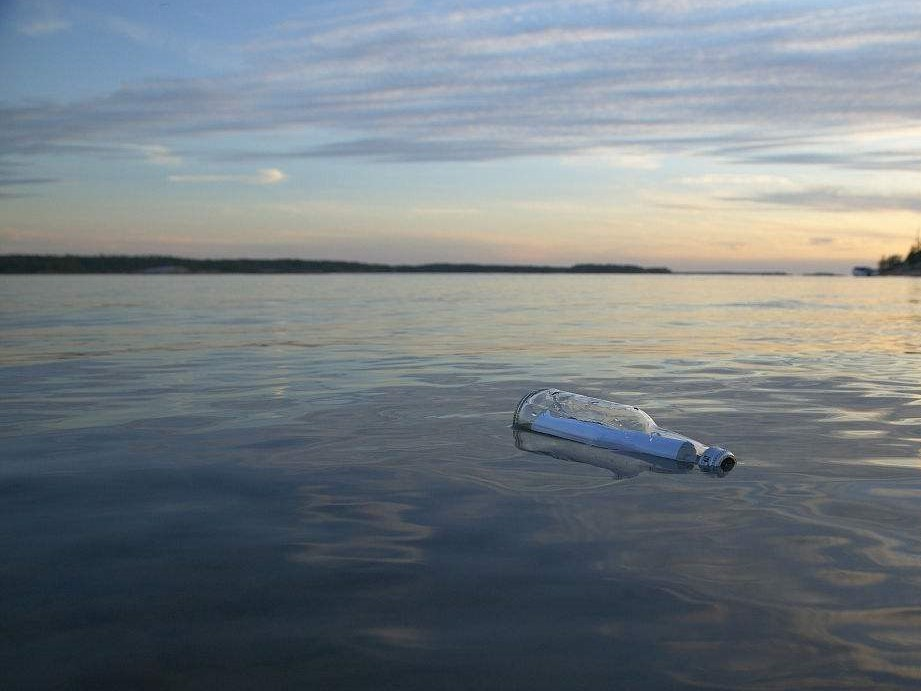
//> input picture 1.jpg, 921 x 691 px
$ ./main_arm   (built with g++ and OpenCV 4)
//> lines starting //> are read from the running program, lines starting //| are printed output that depends on the picture; after the words box and inside, x2 and y2 are one past the last pixel; in counts of white or black regions, pixels touching at a corner belong together
#include <string>
#include <list>
#include <vector>
#include <map>
#include <stack>

#include<opencv2/core.hpp>
#include<opencv2/highgui.hpp>
#include<opencv2/imgproc.hpp>

#include<iostream>
#include<ctime>


using namespace std;
using namespace cv;

void DrawSelectLines( Mat& dst, vector<Vec2f> lines);
Mat ROImask(Mat src, vector<Vec2f> prunedLines);
Mat OstuSeg(Mat src);
Mat SobelSeg(Mat src);
Mat Morph(Mat src);
vector<Mat> EdgeSegHSV(Mat src_H, Mat src_S, Mat src_V, vector<Vec2f> lines);
Mat VergeHSV(Mat src_H, Mat src_S, Mat src_V);
void bwLabel(const Mat& imgBw, Mat& imgLabeled);
Mat LargestArea(Mat src);
Point2f findCentroid(Mat src);
void clearLeastArea(Mat& src);


int main(int argc, char** argv) {
/*-------------------计算程序的运行时间------------------*/
	clock_t startTime,endTime;
	startTime = clock();
/*--------------------图像读取和预处理-------------------*/
	Mat img_src = imread("1.jpg");
//> img_src is the input picture: 691 rows x 921 cols, CV_8UC3; mean B, G, R 130.2, 124.6, 116.4

	if (img_src.empty()) {
		cout << "the picture can not be loaded" << endl;
		return 0;
	}
	else {
		//cvtColor(img_src, img_src, CV_BGR2RGB);
	}

	Mat img_src_cprs;
	resize(img_src, img_src_cprs, Size(400, 300)); //高斯金字塔

	Mat img_riverroc;
	img_src_cprs.copyTo(img_riverroc);

	Mat img_riverroc_3u;
	img_riverroc.copyTo(img_riverroc_3u);  //河岸线检测的时候保存的RGB副本

	Mat img_riverroc_rslt;
	img_src_cprs.copyTo(img_riverroc_rslt); //河岸检测线

	//imshow("tmp",img_riverroc);


/*----------------------河岸线检测----------------------*/
    cvtColor(img_riverroc, img_riverroc, CV_RGB2GRAY); //图片黑白处理
	//equalizeHist(img_riverroc, img_riverroc);
	GaussianBlur(img_riverroc, img_riverroc, Size(5, 5), 0, 0, BORDER_DEFAULT); //高斯降噪

	//imshow("GaussianBlurAndGrayAndEqual", img_riverroc);


	//边缘检测
	Canny(img_riverroc, img_riverroc, 30, 80 ,3); //canny边缘算法
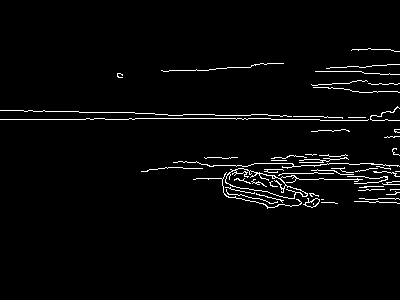
//> img_riverroc: 300 rows x 400 cols, CV_8UC1; 2.8% white in thin lines or dots, all inside (x1, y1, x2, y2) = (0, 48, 400, 209)
	// [9 lines of commented-out code are left out]
	vector<Vec2f> lines;     //检测到的水岸线
	vector<Vec2f> prunedLines;  //筛选过后的角度
	HoughLines(img_riverroc, lines, 1, CV_PI / 90, 110, 0, 0); //霍夫变换
//> lines = 2 lines (rho, theta): [119, 1.57], [109, 1.61]
	cout << "lines:" << lines.size() << endl;
//| lines:2

	//筛选直线角度

	for (int i = 1; i < lines.size(); i++) {
		float rho = lines[i][0], theta = lines[i][1];
		if (1) {
			prunedLines.push_back(lines[i]);
		}
	}
//> this loop made 1 pass

	//绘制直线
	DrawSelectLines(img_riverroc_3u, prunedLines);
//> the loop in DrawSelectLines, `for (size_t i = 0; i < lines.size(); i++)` made 1 pass
//> (rho, theta, a, b, x0, y0) on pass 1: (109, 1.61, -0.0349, 0.999, -3.8, 108.9)
//> after the loop in DrawSelectLines, `for (size_t i = 0; i < lines.size(); i++)`: dst: 300 rows x 400 cols, CV_8UC3; mean B, G, R 129.8, 124.4, 116.6

	cout <<"prunedLines:"<<prunedLines.size() << endl;
//| prunedLines:1
	//imshow("lines", img_riverroc_3u);

	//ROI区域的提取
	Mat mask;
	mask = ROImask(img_riverroc_3u, prunedLines);
//> the loop in ROImask, `for (size_t i = 0; i < prunedLines.size(); i++)` made 1 pass
//> after the loop in ROImask, `for (size_t i = 0; i < prunedLines.size(); i++)`:
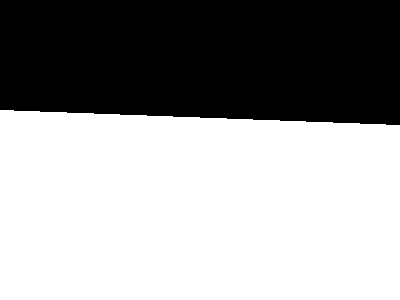
//> mask: 300 rows x 400 cols, CV_8UC1; 60.8% white; 1 black region, box (x1, y1, x2, y2) and area: (0, 0, 400, 125) 47000
	cvtColor(mask, mask, CV_GRAY2BGR);
	bitwise_and(img_riverroc_rslt, mask, img_riverroc_rslt);

	//imshow("riverroc_rslt", img_riverroc_rslt);    //显示相关内容
/*-----------------------目标检测-----------------------*/
	//准备阶段定义主要图片
	Mat target_roc;
	img_riverroc_rslt.copyTo(target_roc);
	// [7 lines of commented-out code are left out]
	Mat target_roc_hsv;
	cvtColor(target_roc, target_roc_hsv, CV_BGR2HSV_FULL);     //图像颜色转换
//> target_roc_hsv: 300 rows x 400 cols, CV_8UC3; mean H, S, V 77.6, 35.7, 62.2

	vector<Mat> channel_hsv;

	split(target_roc, channel_hsv);

	//显示三个通道颜色
	Mat target_H = channel_hsv.at(0);
	Mat target_S = channel_hsv.at(1);
	Mat target_V = channel_hsv.at(2);

	//imshow("H", target_H);
	//imshow("S", target_S);
	//imshow("V", target_V);


	//进行各个通道的分离后进行边缘信息筛查
	vector<Mat> target_edges = EdgeSegHSV(target_H, target_S, target_V, prunedLines);
//> the loop in DrawSelectLines (call 2), `for (size_t i = 0; i < lines.size(); i++)` made 1 pass
//> after the loop in DrawSelectLines (call 2), `for (size_t i = 0; i < lines.size(); i++)`:
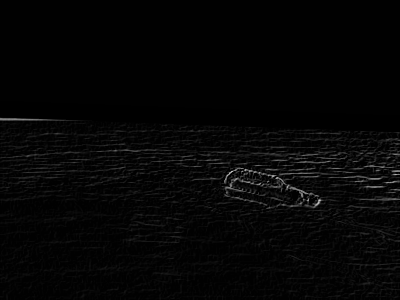
//> dst: 300 rows x 400 cols, CV_8UC1; min 0, max 202, mean 5.4

	Mat target_H_edge = target_edges.at(0);
	Mat target_S_edge = target_edges.at(1);
	Mat target_V_edge = target_edges.at(2);

	//imshow("edge_H", target_H_edge);
	//imshow("edge_S", target_S_edge);
	//imshow("edge_V", target_V_edge);

	//DS边缘信息融合
	Mat target_verge = VergeHSV(target_H_edge, target_S_edge, target_V_edge);


	//形态学降噪
	target_verge = Morph(target_verge);
	//imshow("verge", target_verge);

	//连通域标记法
	Mat target_label;
	bwLabel(target_verge, target_label);

	//保留最大连通域
	target_label=LargestArea(target_label);
	//imshow("label", target_label);

	//寻找图像重心
	Point2f centroid;
	centroid=findCentroid(target_label);

	cout << centroid.x << " " << centroid.y << endl;

	//绘制图像重心
	Mat target_rslt;
	img_src_cprs.copyTo(target_rslt);
	circle(target_rslt, centroid, 2, Scalar(0,125,245), 2, CV_AA);//绘制图形中
	//imshow("result", target_rslt);
	//waitKey();

	//结束计时
	endTime = clock();
	cout << "the run time is: " <<(double)(endTime - startTime) / CLOCKS_PER_SEC << "s" <<endl;

	return 1;
}


//直线绘制与筛选
void DrawSelectLines(Mat& dst, vector<Vec2f> lines) {

	for (size_t i = 0; i < lines.size(); i++)
	{
		if (i >= lines.size() || i < 0) { cout << "vetcor下标越界" << endl; break; }

		float rho = lines[i][0], theta = lines[i][1];
		//筛选角度
		//rho = rho * (855 / 240);
		Point pt1, pt2;
		double a = cos(theta), b = sin(theta);
		double x0 = a * rho, y0 = b * rho;
		pt1.x = cvRound(x0 + 1000 * (-b));
		pt1.y = cvRound(y0 + 1000 * (a));
		pt2.x = cvRound(x0 - 1000 * (-b));
		pt2.y = cvRound(y0 - 1000 * (a));
		//line(img_src, pt1, pt2, Scalar(55, 100, 195), 1, CV_AA);

		if (dst.step1(1) == 3) {
			line(dst, pt1, pt2, Scalar(55, 100, 195), 1, CV_AA); //绘制线条
		}
		else if (dst.step1(1) == 1) {
			line(dst, pt1, pt2, 0, 15, CV_AA); //绘制线条
		}

	}
}

//生成掩膜
Mat ROImask(Mat src,vector<Vec2f> prunedLines) {
	Mat mask = Mat::zeros(src.size(), CV_8UC1);
	bitwise_not(mask, mask);   //反色处理

	for (size_t i = 0; i < prunedLines.size(); i++) {
		if (i >= prunedLines.size() || i < 0) { cout << "vetcor下标越界" << endl; break; }
		float rho = prunedLines[i][0], theta = prunedLines[i][1];
		Point pt1, pt2;

		vector< vector<Point> > mask_contour;
		vector<Point> points;
		double a = cos(theta), b = sin(theta);
		double x0 = a * rho, y0 = b * rho;

		pt1.x = cvRound(x0 + 1000 * (-b));
		pt1.y = cvRound(y0 + 1000 * (a));
		pt2.x = cvRound(x0 - 1000 * (-b));
		pt2.y = cvRound(y0 - 1000 * (a));

		points.push_back(pt1);
		points.push_back(pt2);
		points.push_back(Point(src.size().width, 0));
		points.push_back(Point(0, 0));

		mask_contour.push_back(points);
		drawContours(mask, mask_contour, 0, Scalar(0, 0, 0), -1);

		//作于操作
		//bitwise_and(img_riverroc_rslt, roi, img_riverroc_rslt);

	}

	return mask.clone();
}

//最大熵分割
// [63 lines left out: function EntropySeg, not called in this run]

//Otus分隔
Mat OstuSeg(Mat src)
{
	int tbHist[256] = { 0 };                      //直方图数组
	double average = 0.0;                       //平均像素值
	double cov = 0.0;                           //方差
	double maxcov = 0.0;                        //方差最大值
	int index = 0;                              //分割像素值
	Mat dst;
	int nCol = src.cols * src.channels();       //每行的像素个数
//> nCol = 400
	for (int i = 0; i < src.rows; i++)
	{
		uchar* pData = src.ptr<uchar>(i);
		for (int j = 0; j < nCol; ++j)
		{
			tbHist[pData[j]] += 1;
		}
	}
//> after the loop, tbHist = 256 values, max 64191 at index 1, min 0 at index 137, mean 468.8

	int sum = 0;
	for (int i = 0; i < 256; ++i)
		sum += tbHist[i];
//> this loop made 256 passes
//> sum on passes 1 to 3: 6646, 70837, 78992
//> after the loop, sum = 120000

	double w0 = 0.0, w1 = 0.0, u0 = 0.0, u1 = 0.0;
	int count0 = 0;
	for (int i = 0; i < 255; ++i)
	{
		u0 = 0;
		count0 = 0;
		for (int j = 0; j <= i; ++j)
		{
			u0 += j * tbHist[j];
			count0 += tbHist[j];
		}
		u0 = u0 / count0;
		w0 = (float)count0 / sum;

		u1 = 0;
		for (int j = i + 1; j < 256; ++j)
			u1 += j * tbHist[j];

		u1 = u1 / (sum - count0);
		w1 = 1 - w0;
		cov = w0 * w1 * (u1 - u0) * (u1 - u0);
		if (cov > maxcov)
		{
			maxcov = cov;
			index = i;
		}
	}
//> this loop made 255 passes
//> (u0, count0, w0, u1, w1, cov, maxcov) on passes 1 to 12: (0, 6646, 0.0554, 5.67, 0.945, 1.68, 1.68), (0.906, 70837, 0.59, 11.77, 0.41, 28.54, 28.54), (1.02, 78992, 0.658, 13.71, 0.342, 36.24, 36.24), (1.09, 82107, 0.684, 14.59, 0.316, 39.36, 39.36), (1.31, 88540, 0.738, 16.76, 0.262, 46.19, 46.19), (1.41, 91204, 0.76, 17.85, 0.24, 49.25, 49.25), (1.64, 95936, 0.799, 20.17, 0.201, 55.08, 55.08), (1.75, 97959, 0.816, 21.38, 0.184, 57.8, 57.8), (1.95, 101159, 0.843, 23.66, 0.157, 62.38, 62.38), (2.05, 102640, 0.855, 24.91, 0.145, 64.65, 64.65), (2.22, 104821, 0.874, 27.05, 0.126, 68.15, 68.15), (2.31, 105933, 0.883, 28.32, 0.117, 70.02, 70.02)
//> (u0, count0, w0, u1, w1, cov) on passes 31 to 36: (3.71, 116289, 0.969, 56.89, 0.0309, 84.74), (3.75, 116463, 0.971, 58.16, 0.0295, 84.68), (3.8, 116675, 0.972, 59.83, 0.0277, 84.56), (3.84, 116812, 0.973, 60.98, 0.0266, 84.45), (3.88, 116970, 0.975, 62.39, 0.0253, 84.26), (3.91, 117073, 0.976, 63.35, 0.0244, 84.09)
//> after the loop, u0 = 5.36; count0 = 120000; u1 = nan; maxcov = 84.76; index = 29
	cv::threshold(src, dst, index, 255, 0);    //进行阈值分割
//> dst: 300 rows x 400 cols, CV_8UC1; 3.3% white in thin lines or dots, all inside (x1, y1, x2, y2) = (0, 118, 400, 294)
	return dst.clone();
}

//sobel算子
Mat SobelSeg(Mat src) {

	Mat xdst;
	Mat ydst;
	Mat dst;

	Sobel(src, xdst, -1, 1, 0);
	Sobel(src, ydst, -1, 0, 1);

	addWeighted(xdst, 0.5, ydst, 0.5, 1, dst);
	//equalizeHist(dst, dst);

	return dst.clone();
}

//形态学降噪
Mat Morph(Mat src) {

	Mat dst;
	Mat element = getStructuringElement(MORPH_RECT, Size(1, 1)); //开闭操作要运用到的元素
	morphologyEx(src, dst, MORPH_OPEN, element);    //开运算

	Mat element2 = getStructuringElement(MORPH_RECT, Size(3, 3)); //开闭操作要运用到的元素
    morphologyEx(dst, dst, MORPH_CLOSE, element2);    //闭运算

	return dst.clone();
}

//分离进行信息筛选
vector<Mat> EdgeSegHSV(Mat src_H, Mat src_S, Mat src_V, vector<Vec2f> lines) {

	vector<Mat> dst;
	Mat dst_H;
	Mat dst_S;
	Mat dst_V;

	dst_H = SobelSeg(src_H);
	DrawSelectLines(dst_H, lines);
	dst_H = OstuSeg(dst_H);                     //最大间方差分割

	//target_S = EntropySeg(target_S);              //最大熵分割；
	dst_S = SobelSeg(src_S);
	DrawSelectLines(dst_S, lines);
//> the loop in DrawSelectLines (call 3), `for (size_t i = 0; i < lines.size(); i++)` made 1 pass
//> after the loop in DrawSelectLines (call 3), `for (size_t i = 0; i < lines.size(); i++)`:
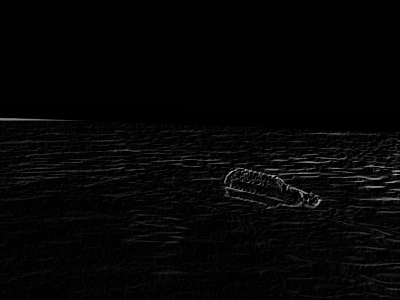
//> dst: 300 rows x 400 cols, CV_8UC1; min 0, max 198, mean 5.4
	dst_S = OstuSeg(dst_S);                     //最大间方差分割；
//> the loop in OstuSeg (call 2), `for (int i = 0; i < 256; ++i)` made 256 passes
//> sum on passes 1 to 3: 6656, 70815, 79122
//> the loop in OstuSeg (call 2), `for (int i = 0; i < 255; ++i)` made 255 passes
//> (u0, count0, w0, u1, w1, cov, maxcov) on passes 1 to 3: (0, 6656, 0.0555, 5.73, 0.945, 1.72, 1.72), (0.906, 70815, 0.59, 11.91, 0.41, 29.26, 29.26), (1.02, 79122, 0.659, 13.92, 0.341, 37.36, 37.36)
//> (u0, count0, w0, u1, w1) on pass 4: (1.1, 82410, 0.687, 14.87, 0.313)
//> in OstuSeg (call 2), `cv::threshold(src, dst, index, 255, 0);`: dst: 300 rows x 400 cols, CV_8UC1; 3.5% white in thin lines or dots, all inside (x1, y1, x2, y2) = (0, 118, 400, 297)

	//target_V = EntropySeg(target_V);              //最大熵分割；
	dst_V = SobelSeg(src_V);
	DrawSelectLines(dst_V, lines);
//> after the loop in DrawSelectLines (call 4), `for (size_t i = 0; i < lines.size(); i++)`: dst: 300 rows x 400 cols, CV_8UC1; min 0, max 199, mean 5.9
	dst_V = OstuSeg(dst_V);                     //最大间方差分割；

	dst.push_back(dst_H);
	dst.push_back(dst_S);
	dst.push_back(dst_V);

	return dst;
}

//信息融合
Mat VergeHSV(Mat src_H, Mat src_S, Mat src_V) {

	Mat dst = Mat::zeros(src_H.size(), CV_8UC1);

	int cols = src_H.cols;
	int rows = src_H.rows;

	for (int i = 0; i < rows; ++i) {

		const uchar* indata_H = src_H.ptr<uchar>(i);
		const uchar* indata_S = src_S.ptr<uchar>(i);
		const uchar* indata_V = src_V.ptr<uchar>(i);

		uchar* outdata = dst.ptr<uchar>(i);

		for (int j = 0; j < cols; ++j) {
			uchar flag = 0;


			if (indata_H[j] > 0) {
				flag++;
			}
			if (indata_S[j] > 0) {
				flag++;
			}
			if (indata_V[j] > 0) {
				flag++;
			}
			if (flag==3) {
				outdata[j] = 255;
			}
		}

	}
//> dst: 300 rows x 400 cols, CV_8UC1; 2.3% white in thin lines or dots, all inside (x1, y1, x2, y2) = (0, 118, 400, 284)
//> in Morph, `morphologyEx(dst, dst, MORPH_CLOSE, element2);`: dst: 300 rows x 400 cols, CV_8UC1; 3% white; 178 white regions (155 under 20 px), largest, box (x1, y1, x2, y2) and area: (222, 163, 388, 211) 1656, (289, 154, 347, 166) 219, (0, 118, 72, 121) 155

	return dst.clone();
}

//连通域标记算法
void bwLabel(const Mat& imgBw, Mat& imgLabeled)
{
	// 对图像周围扩充一格
	Mat imgClone = Mat(imgBw.rows + 1, imgBw.cols + 1, imgBw.type(), Scalar(0));
	imgBw.copyTo(imgClone(Rect(1, 1, imgBw.cols, imgBw.rows)));
//> imgClone: 301 rows x 401 cols, CV_8UC1; 3% white; 178 white regions (155 under 20 px), largest, box (x1, y1, x2, y2) and area: (223, 164, 389, 212) 1656, (290, 155, 348, 167) 219, (1, 119, 73, 122) 155

	imgLabeled.create(imgClone.size(), imgClone.type());
	imgLabeled.setTo(Scalar::all(0));

	vector< vector<Point> > contours;
	vector<Vec4i> hierarchy;
	findContours(imgClone, contours, hierarchy, CV_RETR_CCOMP, CV_CHAIN_APPROX_NONE);

	vector<int> contoursLabel(contours.size(), 0);
	int numlab = 1;
	// 标记外围轮廓
	for (vector< vector<Point> >::size_type i = 0; i < contours.size(); i++)
	{
		if (hierarchy[i][3] >= 0) // 有父轮廓
		{
			continue;
		}
		for (vector<Point>::size_type k = 0; k != contours[i].size(); k++)
		{
			imgLabeled.at<uchar>(contours[i][k].y, contours[i][k].x) = numlab;
		}
		contoursLabel[i] = numlab++;
	}
	// 标记内轮廓
	for (vector< vector<Point> >::size_type i = 0; i < contours.size(); i++)
	{
		if (hierarchy[i][3] < 0)
		{
			continue;
		}
		for (vector<Point>::size_type k = 0; k != contours[i].size(); k++)
		{
			imgLabeled.at<uchar>(contours[i][k].y, contours[i][k].x) = contoursLabel[hierarchy[i][3]];
		}
	}
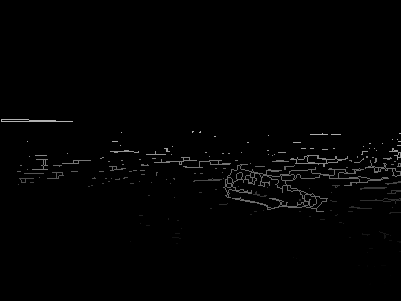
//> imgLabeled: 301 rows x 401 cols, CV_8UC1; min 0, max 178, mean 2.4
	// 非轮廓像素的标记
	for (int i = 0; i < imgLabeled.rows; i++)
	{
		for (int j = 0; j < imgLabeled.cols; j++)
		{
			if (imgClone.at<uchar>(i, j) != 0 && imgLabeled.at<uchar>(i, j) == 0)
			{
				imgLabeled.at<uchar>(i, j) = imgLabeled.at<uchar>(i, j - 1);
			}
		}
	}
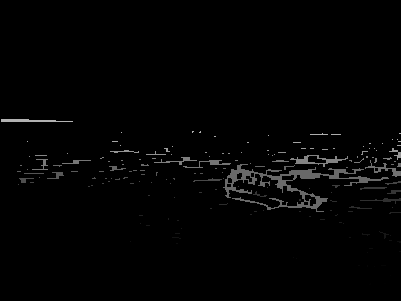
//> imgLabeled: 301 rows x 401 cols, CV_8UC1; 0.71% of pixels changed, all inside (x1, y1, x2, y2) = (2, 120, 400, 235)
	imgLabeled = imgLabeled(Rect(1, 1, imgBw.cols, imgBw.rows)).clone(); // 将边界裁剪掉1像素
//> imgLabeled: 300 rows x 400 cols, CV_8UC1
}

//提取寻找最大连通域
Mat LargestArea(Mat src) {
	Mat dst=src.clone();  //输出函数
	map<uchar, size_t> index; //每个连通域及其面积

	int cols = src.cols;
	int rows = src.rows;

	for (int i = 0; i < rows; ++i) {

		const uchar* indata = src.ptr<uchar>(i);
		for (int j = 0; j < cols; ++j) {
			uchar label = indata[j];
			if (label == 0) {
				continue;
			}
			else if(index.count(label)){
				index[label] = ++index[label];
			}
			else if (!index.count(label)) {
				index[label] = 1;
			}
		}

	}

	//寻找最大连通域以及其标号
	uchar largeIndex;
	size_t largeArea=0;
	for (map<uchar, size_t>::iterator iter = index.begin(); iter != index.end();iter++) {
		cout<<"index:"<<int(iter->first)<<"area:"<<iter->second<<endl;
		if (iter->second > largeArea) {
			largeArea = iter->second;
			largeIndex = iter->first;
		}
	}
//> this loop made 178 passes
//| index:1area:2
//| index:2area:3
//| index:3area:1
//| index:4area:1
//| index:5area:5
//| index:6area:2
//| index:7area:2
//| index:8area:1
//> (output is shown up to pass 8 of 178)

	for (int i = 0; i < rows; ++i) {

		uchar* indata = dst.ptr<uchar>(i);
		for (int j = 0; j < cols; ++j) {
			if (indata[j] == largeIndex) {
				indata[j] = 255;
			}
			else {
				indata[j] = 0;
			}

		}

	}
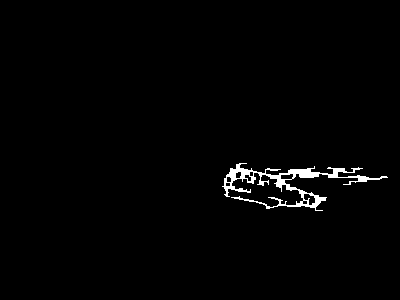
//> dst: 300 rows x 400 cols, CV_8UC1; 1.4% white; 1 white region, box (x1, y1, x2, y2) and area: (222, 163, 388, 211) 1656
//| 288.056 182.458
//> in main, `circle(target_rslt, centroid, 2, Scalar(0,125,245), 2, CV_AA);`: target_rslt: 300 rows x 400 cols, CV_8UC3; mean B, G, R 130, 124.5, 116.3

	return dst;
}

//通过图像矩阵得到物体的标记
Point2f findCentroid(Mat src) {
	Point2f centroid;

	//求图像矩
	Moments m;
	m = moments(src, true);

	centroid = Point2f(static_cast<float>(m.m10 / m.m00), static_cast<float>(m.m01 / m.m00));

	return centroid;
}

//删除最小轮廓
// [25 lines left out: function clearLeastArea, not called in this run]
